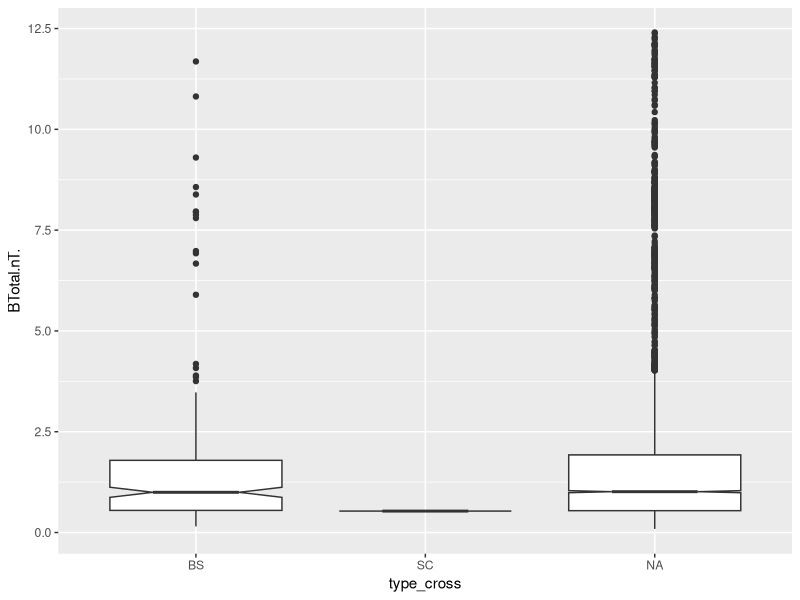
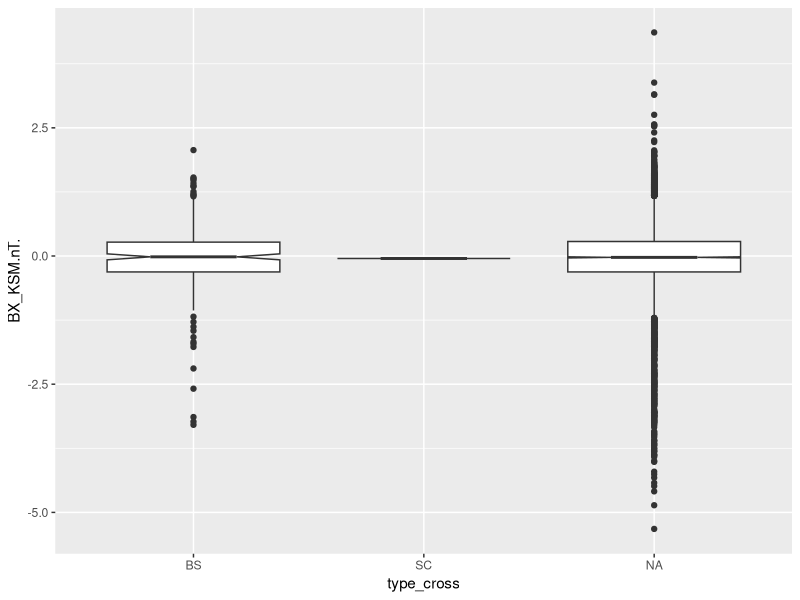
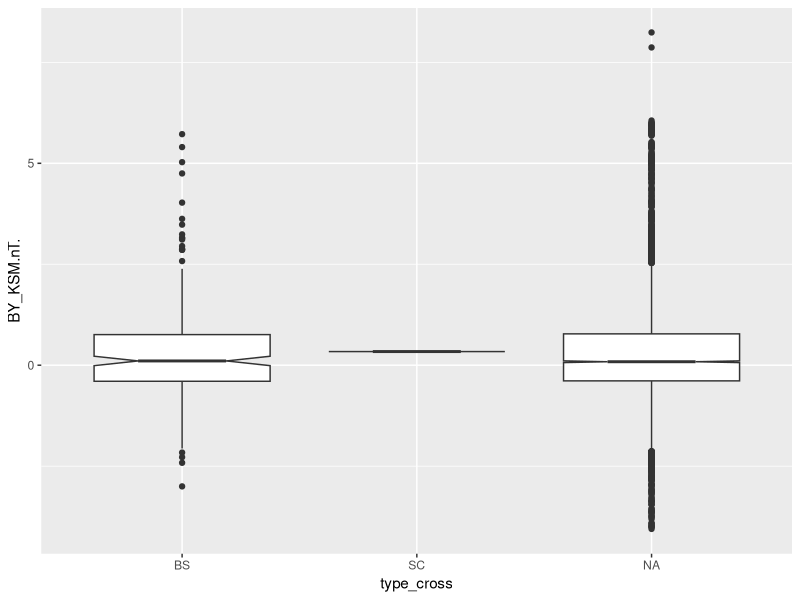
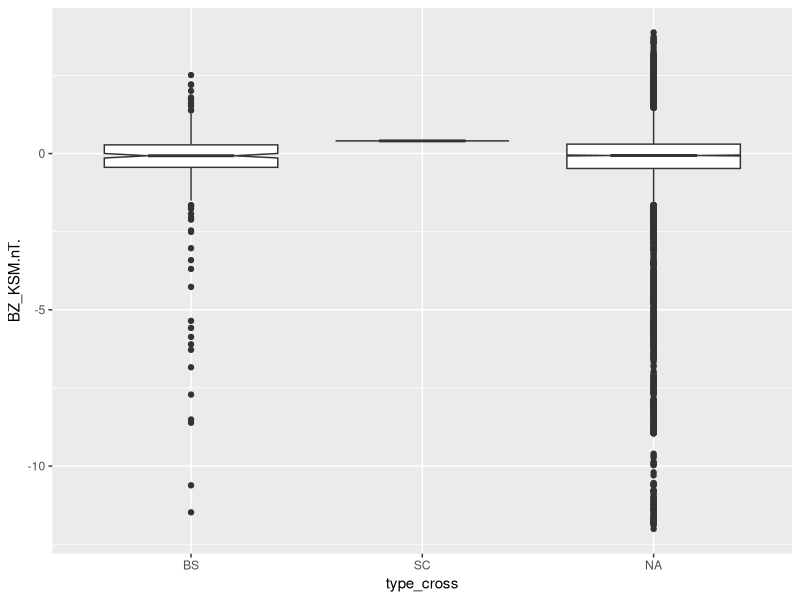
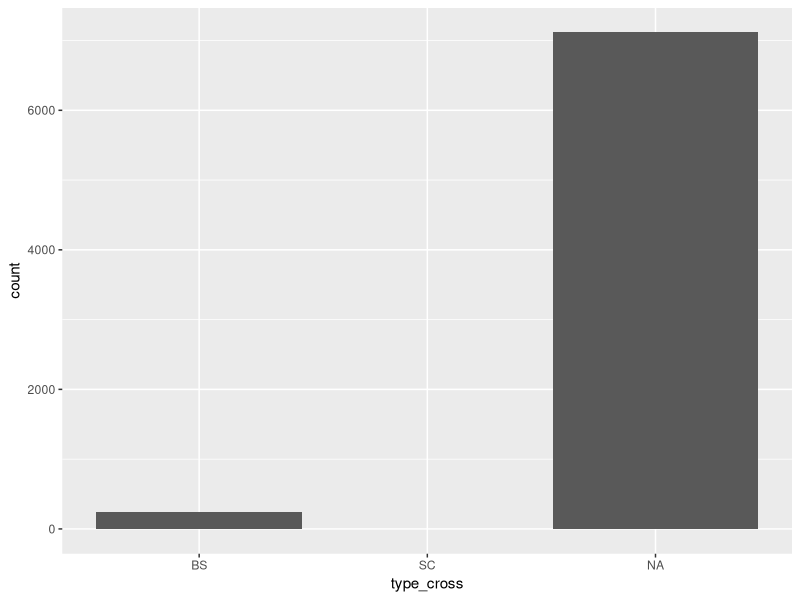
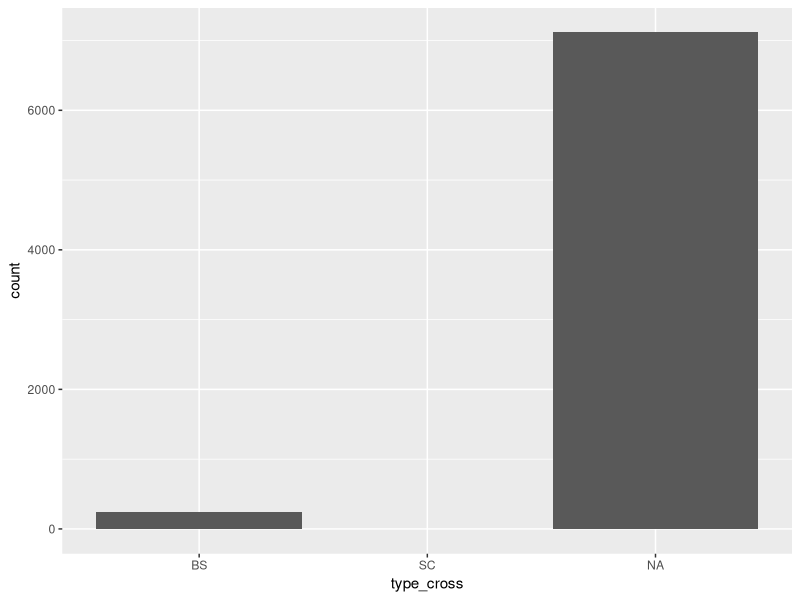

Here is the R script that generated these plots, in order:
## ---- chunk 1
knitr::opts_chunk$set(echo = TRUE)
library(dplyr)
library(ggplot2)
library(corrplot)

bowShock<-read.csv('Data/bow_shock_only_Data.csv')
finalData<-read.csv('Data/15minutes_interval_boeshockData.csv')
## ---- chunk 2

bowShock<-bowShock%>%select(c('X_KSM.km.','Y_KSM.km.','Z_KSM.km.','BTotal.nT.','BX_KSM.nT.','BY_KSM.nT.','BZ_KSM.nT.','zcrosslist','ycrosslist','TimeStamp','type_cross','dirn_cross','xcrosslist'))
finalData<-finalData%>%select(c('X_KSM.km.','Y_KSM.km.','Z_KSM.km.','BTotal.nT.','BX_KSM.nT.','BY_KSM.nT.','BZ_KSM.nT.','zcrosslist','ycrosslist','TimeStamp','type_cross','dirn_cross','xcrosslist'))

head(finalData)
head(bowShock)

## ---- chunk 3
ggplot(finalData, aes(x=type_cross , y=BTotal.nT.)) + 
  geom_boxplot(notch=TRUE)
## ---- chunk 4
ggplot(finalData, aes(x=type_cross , y=BX_KSM.nT.)) + 
  geom_boxplot(notch=TRUE)
## ---- chunk 5
ggplot(finalData, aes(x=type_cross , y=BY_KSM.nT.)) + 
  geom_boxplot(notch=TRUE)
## ---- chunk 6
ggplot(finalData, aes(x=type_cross , y=BZ_KSM.nT.)) + 
  geom_boxplot(notch=TRUE)
## ---- chunk 7
ggplot(finalData, aes(x=type_cross)) + 
  geom_bar()
## ---- chunk 8
ggplot(finalData, aes(x=type_cross)) + 
  geom_bar()
